Frame 1 (no input): blank canvas, image omitted
Frame 60 (the mouse pressed at the canvas centre just before this capture): blank canvas, image omitted
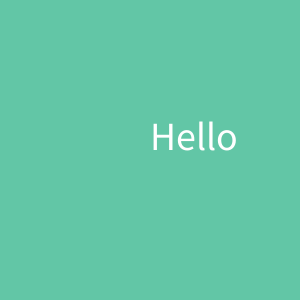
Frame 120 (the mouse held since frame 60 and released just before this capture)

The Processing sketch whose frames 1 and 60 were blank and that drew this single picture after the mouse press (run headless with seeded random() and noise(); from frame 60 on, the mouse is pressed at the canvas centre):

// Processing sketch: week12_3_mouse_pde
// ── week12_3_mouse_pde.pde
void setup(){//互動要有兩個程式: setup()設定,設定只做一次
  size(300,300);
  textSize(40); //文字大小,40號字
}
void draw(){//互動要有兩個程式: draw()畫,每秒會畫60次
  background(#62C6A6); //背景色
  fill(#FFFFFF); //字填充的顏色
  text("Hello",mouseX,mouseY); //秀文字,在滑鼠位置
} //你的滑鼠移動時,mouseX座標,mouseY座標 用來放字
